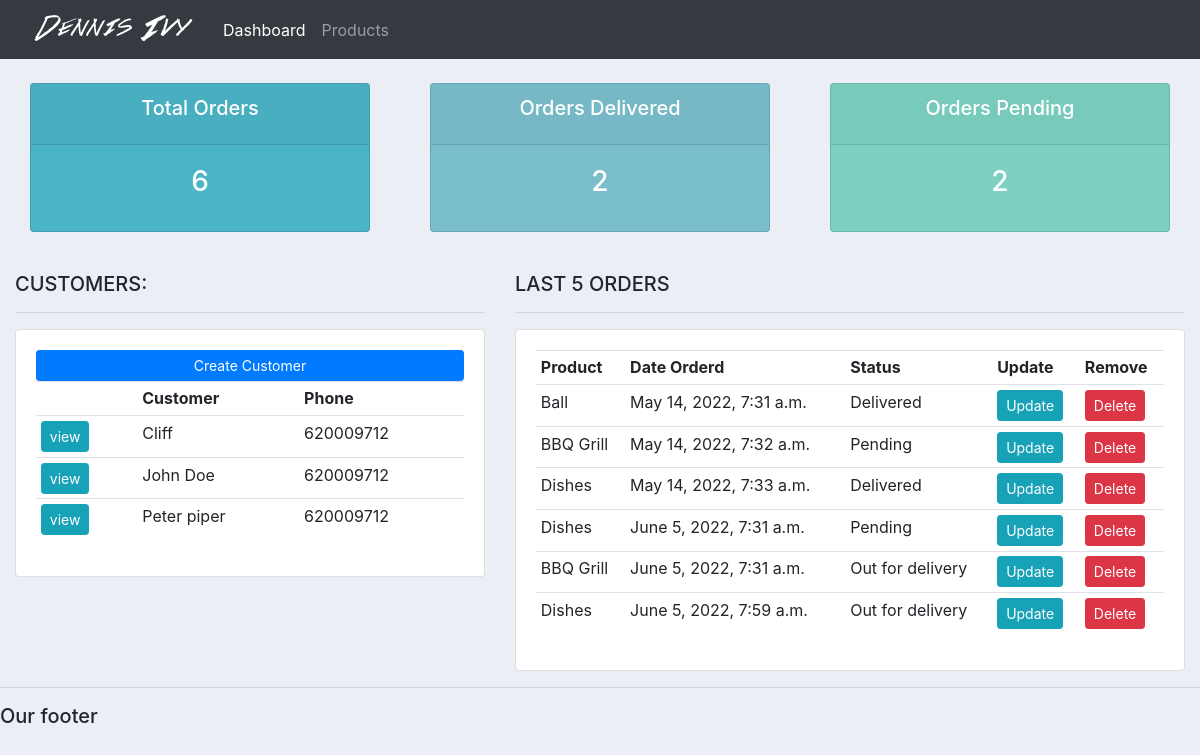
The page / on the database its author committed.
### accounts/models.py (models this page shows, shortened)
class Customer(models.Model):
    name = models.CharField(max_length=200,null=True)
    phone = models.CharField(max_length=200,null=True)
    email = models.CharField(max_length=200,null=True)
    date_created = models.DateTimeField(auto_now_add=True,null=True)

class Order(models.Model):
    STATUS = (
                ('Pending', 'Pending'),
                ('Out for delivery', 'Out for delivery'),
                ('Delivered','Delivered')
             )
    customer = models.ForeignKey(Customer,null=True,on_delete=models.SET_NULL)
    product = models.ForeignKey(Product,null=True,on_delete=models.SET_NULL)
    date_created = models.DateTimeField(auto_now_add=True,null=True)
    status = models.CharField(max_length=200, null=True, choices=STATUS )

class Product(models.Model):
    CATEGORY = (
                ('Indoor','Indoor'),
                ('Outdoor','Outdoor'),
           )
    name = models.CharField(max_length=200,null=True)
    price = models.FloatField(null=True)
    category = models.CharField(max_length=200,choices=CATEGORY)
    description = models.CharField(max_length=200,null=True, blank=True)
    date_created = models.DateTimeField(auto_now_add=True,null=True)
    tags = models.ManyToManyField(Tag)
    def __str__(self):
        return self.name

### accounts/views.py (the view)
# urls.py: path('', views.home, name = "home"),
def home(request):
    orders = Order.objects.all()
    customers = Customer.objects.all()
    total_orders = orders.count()
    total_customer = customers.count()
    pending = orders.filter(status='Pending').count()
    delivered = orders.filter(status='Delivered').count()
    context ={'orders':orders, 'customers':customers,
              'total_orders':total_orders, 'total_customer': total_customer , 'pending':pending, 'delivered':delivered }
    return render(request,'accounts/dashboard.html', context)

### accounts/templates/accounts/dashboard.html (shortened to what this page needs)
{% extends 'accounts/main.html' %}
{% block content %}
{% include 'accounts/status.html' %}
<br>
<div class="row">
<div class="col-md-5">
  <h5>CUSTOMERS:</h5>
  <hr>
  <div class="card card-body">
    <a class="btn btn-primary  btn-sm btn-block" href="">Create Customer</a>
    <table class="table table-sm">
      <tr>
        <th></th>
        <th>Customer</th>
        <th>Phone</th>
      </tr>
      {% for customer in customers %}
      <tr>
        <td><a class="btn btn-sm btn-info" href= "{% url 'customer' customer.id %} "> view </a> </td>
        <td>{{ customer.name }}</td>
        <td>{{ customer.phone }}</td>
      </tr>
     {% endfor %}
    </table>
  </div>
</div>
<div class="col-md-7">
  <h5>LAST 5 ORDERS</h5>
  <hr>
  <div class="card card-body">
    <table class="table table-sm">
      <tr>
        <th>Product</th>
        <th>Date Orderd</th>
        <th>Status</th>
        <th>Update</th>
        <th>Remove</th>
      </tr>
      {% for order in orders %}
      <tr>
        <td>{{ order.product}}</td>
        <td>{{ order.date_created }}</td>
        <td>{{ order.status }}</td>
        <td><a class="btn btn-sm btn-info" href="{% url 'update_order' order.id %}" >Update</a></td>
        <td><a class="btn btn-sm btn-danger" href="{% url 'delete_order' order.id %}">Delete</a></td>
      </tr>
     {% endfor %}
    </table>
  </div>
</div>
</div>
{% endblock %}

### static/css/main.css (style rules this page uses)
body { background-color: #ebeff5; }

### rows shown on the page
Customer: name "Cliff", phone "620009712"
Customer: name "John Doe", phone "620009712"
Customer: name "Peter piper", phone "620009712"
Order: product "Ball", date_created "May 14, 2022, 7:31 a.m.", status "Delivered"
Order: product "BBQ Grill", date_created "May 14, 2022, 7:32 a.m.", status "Pending"
Order: product "Dishes", date_created "May 14, 2022, 7:33 a.m.", status "Delivered"
Order: product "Dishes", date_created "June 5, 2022, 7:31 a.m.", status "Pending"
Order: product "BBQ Grill", date_created "June 5, 2022, 7:31 a.m.", status "Out for delivery"
Order: product "Dishes", date_created "June 5, 2022, 7:59 a.m.", status "Out for delivery"

### other values the page prints
{{ total_orders }} "6"
{{ delivered }} "2"
{{ pending }} "2"
